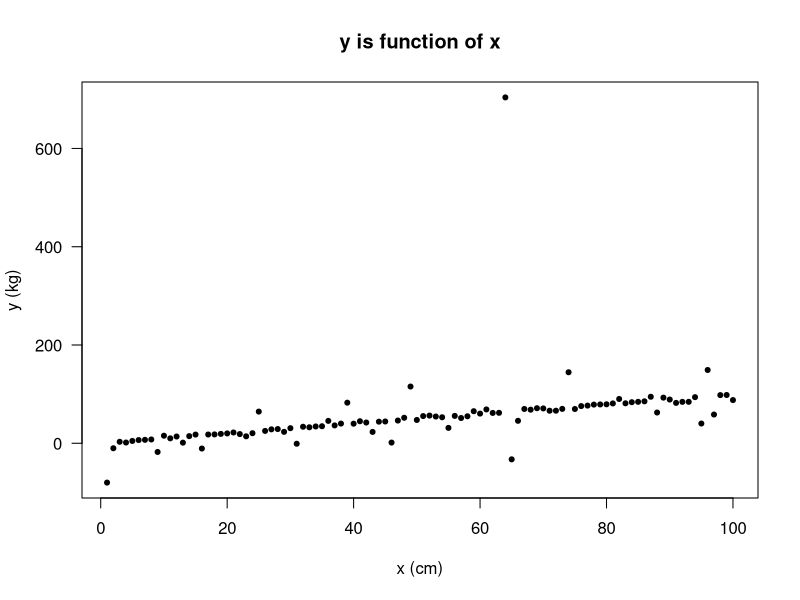
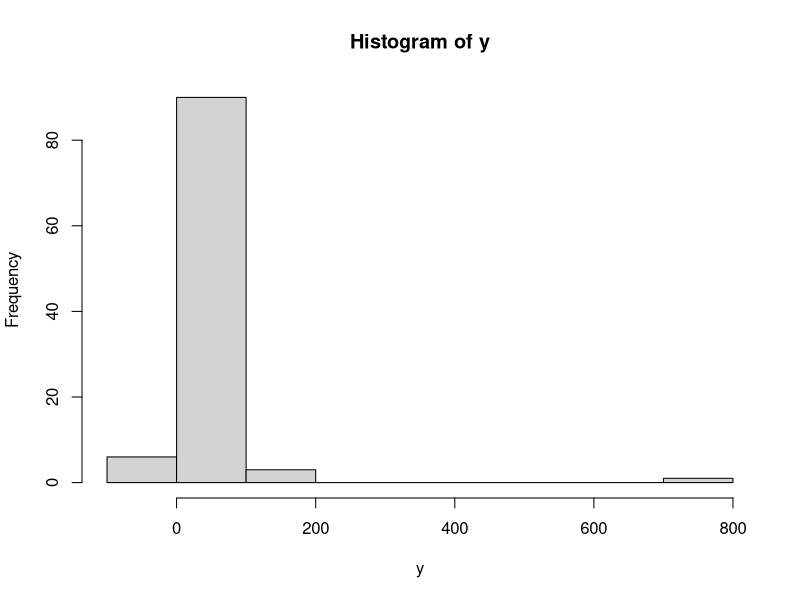
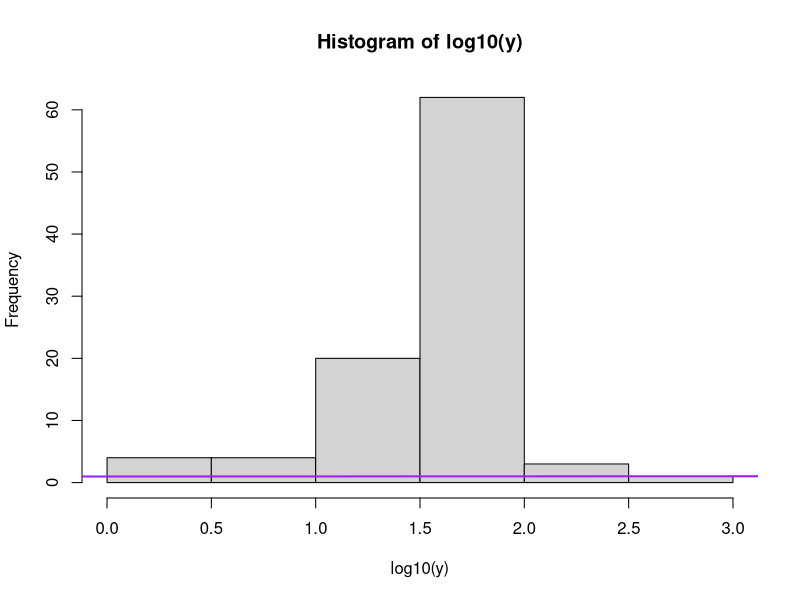
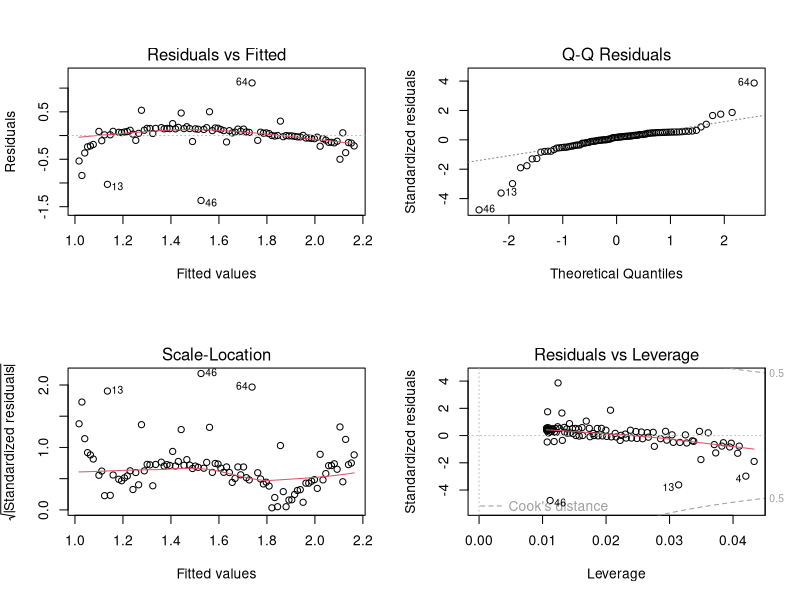

Write the R code that produced these figures, in order. (Note: this script raises an error after producing the figures.)
#  R - Day #1
n <- 100
x <- seq(to= n, from = 1, by= 1)
set.seed(123) #
y <- x + rnorm(n= n, mean=0, sd=5)
y <- x + rlnorm(n, meanlog = 0, sdlog = 2) - rlnorm(n, meanlog = 0, sdlog = 2)
plot(x, y, pch=20, las=1, 
     main="y is function of x", 
     xlab="x (cm)", ylab="y (kg)")

hist(y); hist(log10(y))
y = log10(y)
# y = mx + b + error
bestfitline.lm = lm(y~x)
summary(bestfitline.lm)
coef(bestfitline.lm)
abline(coef(bestfitline.lm), col="purple", lwd=2)


## R Day # 5 Statistical Assumptions

par(mfrow=c(2,2))
plot(bestfitline.lm)
par(mfrow=c(1,1))

Anscombe = as.data.frame(
  matrix(c(
    1, 10, 10, 10, 8, 8.04, 9.14, 7.46, 6.58, 
    2, 8, 8, 8, 8, 6.95, 8.14, 6.77, 5.76,
    3, 13, 13, 13, 8, 7.58, 8.74, 12.74, 7.71,
    4,  9, 9, 9, 8, 8.81, 8.77, 7.11, 8.84,
    5, 11, 11, 11, 8, 8.33, 9.26, 7.81, 8.47,
    6, 14, 14, 14, 8, 9.96, 8.10, 8.84, 7.04,
    7,  6, 6, 6, 8, 7.24, 6.13, 6.08, 5.25,
    8,  4, 4, 4, 19, 4.26, 3.10, 5.39, 12.50,
    9, 12, 12, 12, 8, 10.84, 9.13, 8.15, 5.56,
    10, 7, 7, 7, 8, 4.82, 7.26, 6.42, 7.91,
    11, 5, 5, 5, 8, 5.68, 4.74, 5.73, 6.89), 
    nrow=11,  byrow=TRUE))

names(Anscombe) = c("Obs.", "x1", "x2", "x3", "x4", "y1", "y2", "y3", "y4")

Anscombe

xmin = min(Anscombe[, 2:5]); xmin
xmax = max(Anscombe[, 2:5]); xmax

ymin = min(Anscombe[, 6:9]); ymin
ymax = max(Anscombe[, 6:9]); ymax

xminmax = c(xmin, xmax); xminmax

par(mfrow=c(2,2), las=1)
plot(y1 ~ x1, Anscombe, main="Dataset A", xlim=xminmax, ylim=yminmax); 
  A.lm = lm(y1 ~ x1, Anscombe); abline(coef(A.lm), col="blue"); 
  text(14,5, paste("slope =", round(coef(A.lm)[2], 3)));
  text(14,4, paste("intercept =", round(coef(A.lm)[1], 3)))

plot(y2 ~ x2, Anscombe, main="Dataset B", xlim=xminmax, ylim=yminmax); 
  B.lm = lm(y2 ~ x2, Anscombe); abline(coef(B.lm), col="blue")
  text(14,6, paste("slope =", round(coef(B.lm)[2], 3)));
  text(14,5, paste("intercept =", round(coef(B.lm)[1], 3)))

plot(y3 ~ x3, Anscombe, main="Dataset C", xlim=xminmax, ylim=yminmax); 
  C.lm = lm(y3 ~ x3, Anscombe); abline(coef(C.lm), col="blue")
  text(14,6, paste("slope =", round(coef(C.lm)[2], 3)));
  text(14,5, paste("intercept =", round(coef(C.lm)[1], 3)))

  plot(y4 ~ x4, Anscombe, main="Dataset D", xlim=xminmax, ylim=yminmax); 
  D.lm = lm(y4 ~ x4, Anscombe); abline(coef(D.lm), col="blue")
  text(14,6, paste("slope =", round(coef(D.lm)[2], 3)));
  text(14,5, paste("intercept =", round(coef(D.lm)[1], 3)))


summary(A.lm); summary(B.lm); summary(C.lm); summary(D.lm)


par(mfrow=c(2,2)); plot(A.lm); par(mfrow=c(1,1))


par(mfrow=c(2,2)); plot(B.lm); par(mfrow=c(1,1))


par(mfrow=c(2,2)); plot(C.lm); par(mfrow=c(1,1))


par(mfrow=c(2,2)); plot(D.lm); par(mfrow=c(1,1))

summary(A.lm)


